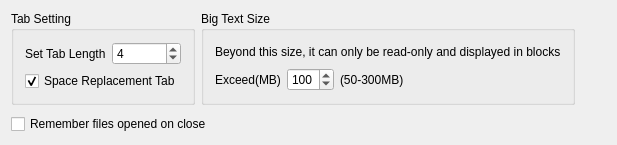
<?xml version="1.0" encoding="UTF-8"?>
<ui version="4.0">
 <class>TextEditSetWin</class>
 <widget class="QWidget" name="TextEditSetWin">
  <property name="geometry">
   <rect>
    <x>0</x>
    <y>0</y>
    <width>617</width>
    <height>140</height>
   </rect>
  </property>
  <property name="windowTitle">
   <string>TextEditSetWin</string>
  </property>
  <layout class="QVBoxLayout" name="verticalLayout_2">
   <property name="spacing">
    <number>9</number>
   </property>
   <item>
    <layout class="QHBoxLayout" name="horizontalLayout_2">
     <item>
      <widget class="QGroupBox" name="groupBox">
       <property name="title">
        <string>Tab Setting</string>
       </property>
       <layout class="QVBoxLayout" name="verticalLayout">
        <item>
         <layout class="QHBoxLayout" name="horizontalLayout">
          <item>
           <widget class="QLabel" name="label">
            <property name="text">
             <string>Set Tab Length</string>
            </property>
           </widget>
          </item>
          <item>
           <widget class="QSpinBox" name="spinBoxTabLens">
            <property name="maximum">
             <number>16</number>
            </property>
            <property name="value">
             <number>4</number>
            </property>
           </widget>
          </item>
         </layout>
        </item>
        <item>
         <widget class="QCheckBox" name="checkBoxReplaceTabToSpace">
          <property name="text">
           <string>Space Replacement Tab</string>
          </property>
          <property name="checked">
           <bool>true</bool>
          </property>
         </widget>
        </item>
       </layout>
      </widget>
     </item>
     <item>
      <widget class="QGroupBox" name="groupBox_3">
       <property name="title">
        <string>Big Text Size</string>
       </property>
       <layout class="QVBoxLayout" name="verticalLayout_3">
        <item>
         <widget class="QLabel" name="label_4">
          <property name="text">
           <string>Beyond this size, it can only be read-only and displayed in blocks</string>
          </property>
         </widget>
        </item>
        <item>
         <layout class="QHBoxLayout" name="horizontalLayout_4">
          <item>
           <widget class="QLabel" name="label_3">
            <property name="text">
             <string>Exceed(MB)</string>
            </property>
           </widget>
          </item>
          <item>
           <widget class="QSpinBox" name="BigTextSizeLimit">
            <property name="minimum">
             <number>50</number>
            </property>
            <property name="maximum">
             <number>300</number>
            </property>
            <property name="value">
             <number>100</number>
            </property>
           </widget>
          </item>
          <item>
           <widget class="QLabel" name="label_5">
            <property name="text">
             <string>(50-300MB)</string>
            </property>
           </widget>
          </item>
          <item>
           <spacer name="horizontalSpacer_2">
            <property name="orientation">
             <enum>Qt::Horizontal</enum>
            </property>
            <property name="sizeHint" stdset="0">
             <size>
              <width>40</width>
              <height>20</height>
             </size>
            </property>
           </spacer>
          </item>
         </layout>
        </item>
       </layout>
      </widget>
     </item>
     <item>
      <spacer name="horizontalSpacer">
       <property name="orientation">
        <enum>Qt::Horizontal</enum>
       </property>
       <property name="sizeHint" stdset="0">
        <size>
         <width>437</width>
         <height>20</height>
        </size>
       </property>
      </spacer>
     </item>
    </layout>
   </item>
   <item>
    <widget class="QCheckBox" name="restoreFile">
     <property name="text">
      <string>Remember files opened on close</string>
     </property>
    </widget>
   </item>
   <item>
    <spacer name="verticalSpacer">
     <property name="orientation">
      <enum>Qt::Vertical</enum>
     </property>
     <property name="sizeHint" stdset="0">
      <size>
       <width>20</width>
       <height>7</height>
      </size>
     </property>
    </spacer>
   </item>
  </layout>
 </widget>
 <layoutdefault spacing="6" margin="11"/>
 <resources/>
 <connections/>
 <slots>
  <slot>slot_selectFont()</slot>
  <slot>slot_selectProLangFont()</slot>
 </slots>
</ui>
